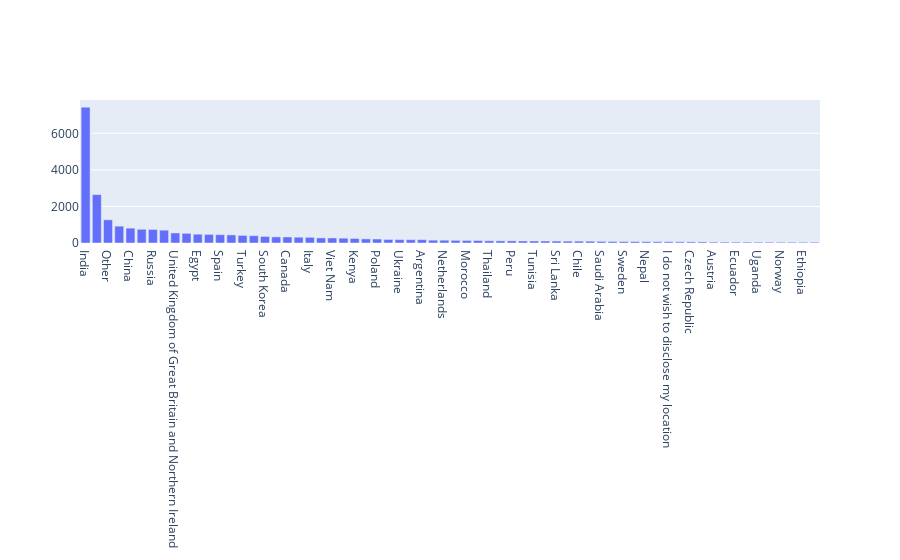

Here is the notebook cell this chart was saved with:
### Code cell
q3_df = df['Q3'].value_counts()

fig = go.Figure()
fig.add_trace(go.Bar(x = q3_df.index, y = q3_df.values))
fig.show()

### Figure 1 — Plotly figure (JSON) as saved in the notebook; plotly's stock layout.template omitted (floating-point values rounded to 4 significant figures)
{"data": [{"type": "bar", "x": ["India", "United States of America", "Other", "Japan", "China", "Brazil", "Russia", "Nigeria", "United Kingdom of Great Britain and Northern Ireland", "Pakistan", "Egypt", "Germany", "Spain", "Indonesia", "Turkey", "France", "South Korea", "Taiwan", "Canada", "Bangladesh", "Italy", "Mexico", "Viet Nam", "Australia", "Kenya", "Colombia", "Poland", "Iran, Islamic Republic of...", "Ukraine", "Singapore", "Argentina", "Malaysia", "Netherlands", "South Africa", "Morocco", "Israel", "Thailand", "Portugal", "Peru", "United Arab Emirates", "Tunisia", "Philippines", "Sri Lanka", "Greece", "Chile", "Ghana", "Saudi Arabia", "Ireland", "Sweden", "Hong Kong (S.A.R.)", "Nepal", "Switzerland", "I do not wish to disclose my location", "Belgium", "Czech Republic", "Romania", "Austria", "Belarus", "Ecuador", "Denmark", "Uganda", "Kazakhstan", "Norway", "Algeria", "Ethiopia", "Iraq"], "y": [7433, 2650, 1270, 921, 814, 751, 742, 702, 550, 529, 482, 470, 454, 443, 416, 401, 359, 334, 331, 317, 311, 279, 277, 264, 248, 225, 219, 195, 186, 182, 182, 156, 153, 146, 140, 138, 123, 119, 117, 111, 109, 108, 106, 102, 102, 99, 89, 84, 81, 79, 75, 71, 69, 65, 63, 61, 51, 51, 50, 48, 47, 45, 45, 44, 43, 43]}], "layout": {"autosize": true, "xaxis": {"autorange": true, "range": [-0.5, 65.5], "type": "category"}, "yaxis": {"autorange": true, "range": [0, 7824.0], "type": "linear"}}}
